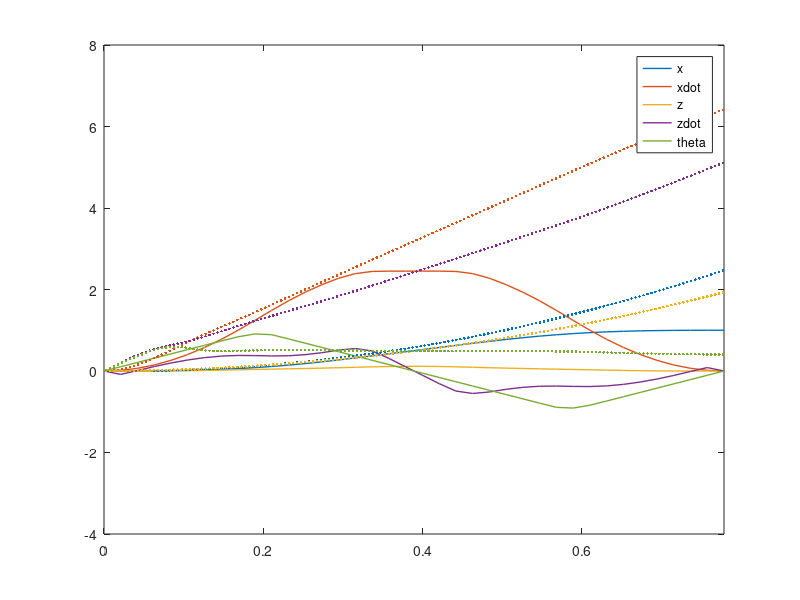

Write MATLAB code to recreate this figure.
function AnalysisOfOptimalTrajectory

load traj
topt = t;
xopt = x;
uopt = u;

load data
tsim = processdata.t;
xsim = [processdata.x; processdata.xdot; processdata.z; processdata.zdot; processdata.theta];
usim = [controllerdata.actuators.pitchrate; controllerdata.actuators.thrust];

clf;

% Get MATLAB's standard list of colors
colorList = get(gca,'ColorOrder');

plot(topt,xopt,'-','linewidth',1);
hold on;
for i=1:size(xopt,1)
    plot(tsim,xsim(i,:),'.','color',colorList(i,:));
end

legend('x','xdot','z','zdot','theta');

xlim([topt(1) topt(end)]);


end
